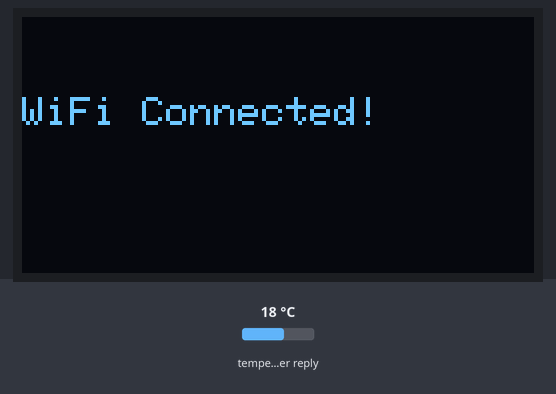
The sketch below on a simulated ESP32. Parts: 128×64 one-colour display. The inputs (shaded band) are chosen by the test bench; at power-on: temperature in the weather reply 18 °C. WiFi joins after 1.5 s; servers stay silent unless stated; the local clock reads 2024-03-15 10:24:30 at power-on unless the sketch sets it; web services answer with replies made up by the test bench; what the sketch prints to the serial monitor is not drawn.

Above: at 1.6 s.
At 2.9 s:
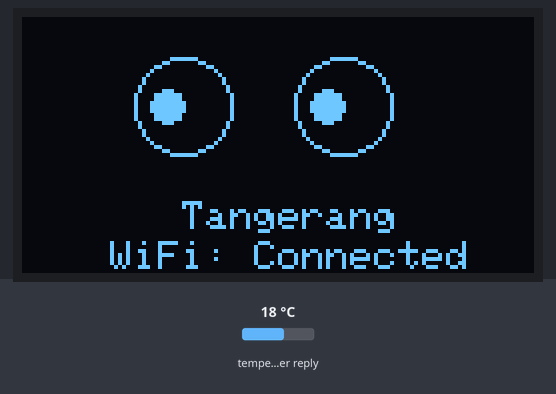
At 8.0 s:
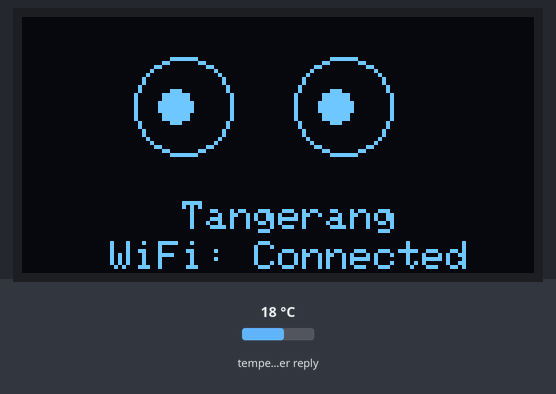
At 11.1 s:
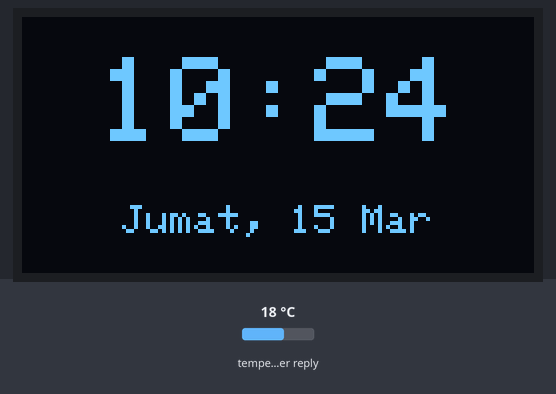
At 20.3 s:
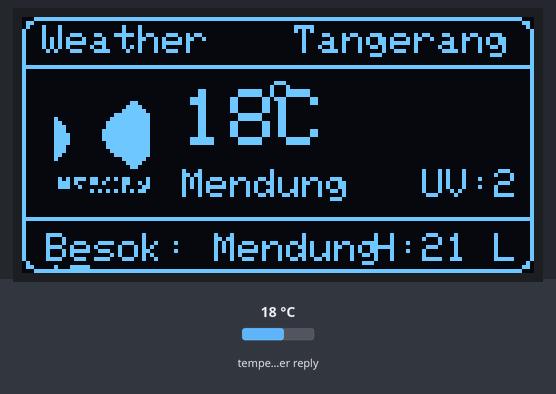
At 37.8 s:
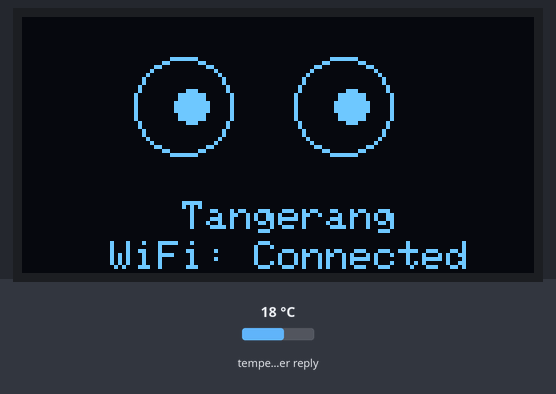

The sketch:

4.ino
```cpp
#include <Wire.h>
#include <Adafruit_GFX.h>
#include <Adafruit_SSD1306.h>
#include <WiFi.h>
#include <WiFiManager.h>
#include <HTTPClient.h>
#include <ArduinoJson.h>
#include "time.h"

// ==== OLED CONFIG ====
#define SCREEN_WIDTH 128
#define SCREEN_HEIGHT 64
#define OLED_SDA 8
#define OLED_SCL 9
Adafruit_SSD1306 display(SCREEN_WIDTH, SCREEN_HEIGHT, &Wire, -1);

// ==== API URL (Koordinat Tangerang) ====
const char* weatherURL = "https://api.open-meteo.com/v1/forecast?latitude=-6.1783&longitude=106.6319&hourly=temperature_2m,weathercode,uv_index&daily=weathercode,temperature_2m_max,temperature_2m_min&timezone=Asia%2FJakarta";

// ==== TASK TIMING ====
unsigned long lastWeatherFetch = 0;
unsigned long lastDisplayUpdate = 0;
unsigned long lastSlideChange = 0;
const unsigned long weatherInterval = 900000; // 15 menit
const unsigned long displayInterval = 1000;   // Update OLED
const unsigned long slideInterval = 10000;    // Ganti tampilan

// ==== DATA VARIABEL ====
String cuacaSekarang = "Loading...";
String cuacaBesok = "Loading...";
String suhu = "-";
String uv = "-";
float highTemp = 0;
float lowTemp = 0;

// ==== SLIDES ====
int currentSlide = 0;
int eyeFrame = 0;

// ==== TIME ====
struct tm timeinfo;
const char* HARI[]  = {"Minggu","Senin","Selasa","Rabu","Kamis","Jumat","Sabtu"};
const char* BULAN[] = {"Jan","Feb","Mar","Apr","Mei","Jun","Jul","Ags","Sep","Okt","Nov","Des"};

// ==== FUNGSI KONVERSI CUACA ====
String getWeatherDesc(int code) {
  switch (code) {
    case 0: return "Cerah";
    case 1: case 2: return "Berawan";
    case 3: return "Mendung";
    case 61: case 63: return "Hujan";
    case 95: return "Petir";
    default: return "Tidak Diketahui";
  }
}

// ==== ANIMASI MATA ====
void drawEyeAnimation() {
  display.clearDisplay();
  display.setTextColor(SSD1306_WHITE);

  int eyeY = 22;
  int eyeX1 = 40;
  int eyeX2 = 80;
  int radius = 12;
  int pupilOffset = (eyeFrame % 4) * 2 - 4;

  display.drawCircle(eyeX1, eyeY, radius, SSD1306_WHITE);
  display.fillCircle(eyeX1 + pupilOffset, eyeY, 4, SSD1306_WHITE);

  display.drawCircle(eyeX2, eyeY, radius, SSD1306_WHITE);
  display.fillCircle(eyeX2 + pupilOffset, eyeY, 4, SSD1306_WHITE);

  eyeFrame++;
  if (eyeFrame > 7) eyeFrame = 0;

  display.setTextSize(1);
  display.setCursor(40, 46);
  display.print("Tangerang");

  display.setCursor(22, 56);
  if (WiFi.status() == WL_CONNECTED) display.print("WiFi: Connected");
  else display.print("WiFi: Offline");

  display.display();
}

// ==== HALAMAN WAKTU ====
void drawTimeScreen() {
  display.clearDisplay();
  display.setTextColor(SSD1306_WHITE);

  if (!getLocalTime(&timeinfo)) return;

  char timeStr[6];
  strftime(timeStr, sizeof(timeStr), "%H:%M", &timeinfo);

  int16_t x1, y1; uint16_t w, h;
  display.setTextSize(3);
  display.getTextBounds(timeStr, 0, 0, &x1, &y1, &w, &h);
  display.setCursor((SCREEN_WIDTH - w) / 2, 10);
  display.print(timeStr);

  char dateStr[32];
  sprintf(dateStr, "%s, %d %s", HARI[timeinfo.tm_wday], timeinfo.tm_mday, BULAN[timeinfo.tm_mon]);
  display.setTextSize(1);
  display.getTextBounds(dateStr, 0, 0, &x1, &y1, &w, &h);
  display.setCursor((SCREEN_WIDTH - w) / 2, 47);
  display.print(dateStr);

  display.display();
}

// ==== ICON MATAHARI ====
static const unsigned char PROGMEM sun_icon[] = {
  0x00,0x00,0x00,0x00,0x00,0x18,0x00,0x00,0x3c,0x00,0x00,0x7e,0x00,0x01,0xff,0x80,
  0x03,0xff,0xc0,0x07,0xff,0xe0,0x07,0xff,0xe0,0x0f,0xff,0xf0,0x0f,0xff,0xf0,0x0f,
  0xff,0xf0,0x07,0xff,0xe0,0x07,0xff,0xe0,0x03,0xff,0xc0,0x01,0xff,0x80,0x00,0x7e,
  0x00,0x00,0x3c,0x00,0x00,0x18,0x00,0x00,0x00,0x00,0x00,0x00
};

// ==== HALAMAN CUACA ====
void drawWeatherScreen() {
  display.clearDisplay();
  display.setTextColor(SSD1306_WHITE);

  // === Bingkai Luar ===
  display.drawRoundRect(0, 0, SCREEN_WIDTH, SCREEN_HEIGHT, 4, SSD1306_WHITE);
  display.drawLine(0, 12, SCREEN_WIDTH, 12, SSD1306_WHITE);
  display.drawLine(0, 50, SCREEN_WIDTH, 50, SSD1306_WHITE);

  // === Header ===
  display.setTextSize(1);
  display.setCursor(5, 2);
  display.print("Weather");
  display.setCursor(SCREEN_WIDTH - 60, 2);
  display.print("Tangerang");

  // === Icon Cuaca ===
  display.drawBitmap(8, 20, sun_icon, 24, 24, SSD1306_WHITE);

  // === Suhu ===
  display.setTextSize(2);
  display.setCursor(40, 18);
  display.print(suhu);
  display.drawCircle(64, 18, 2, SSD1306_WHITE);
  display.print("C");

  // === Cuaca & UV ===
  display.setTextSize(1);
  display.setCursor(40, 38);
  display.print(cuacaSekarang);
  display.setCursor(100, 38);
  display.print("UV:");
  display.print(uv);

  // === Garis bawah & Forecast ===
  display.setCursor(6, 54);
  display.print("Besok:");
  display.print(" ");
  display.print(cuacaBesok);
  display.setCursor(88, 54);
  display.print("H:");
  display.print((int)highTemp);
  display.print(" L:");
  display.print((int)lowTemp);

  display.display();
}

// ==== FETCH DATA OPEN-METEO ====
void fetchData() {
  if (WiFi.status() != WL_CONNECTED) return;

  HTTPClient http;
  http.begin(weatherURL);
  int httpResponseCode = http.GET();

  if (httpResponseCode == 200) {
    String payload = http.getString();
    DynamicJsonDocument doc(8192);
    if (deserializeJson(doc, payload)) return;

    float temp = doc["hourly"]["temperature_2m"][0];
    int uvIndex = doc["hourly"]["uv_index"][0];
    int codeNow = doc["hourly"]["weathercode"][0];
    int codeTomorrow = doc["daily"]["weathercode"][1];

    cuacaSekarang = getWeatherDesc(codeNow);
    cuacaBesok = getWeatherDesc(codeTomorrow);
    suhu = String((int)round(temp));
    uv = String(uvIndex);
    highTemp = doc["daily"]["temperature_2m_max"][1];
    lowTemp = doc["daily"]["temperature_2m_min"][1];
  }
  http.end();
}

// ==== SETUP ====
void setup() {
  Serial.begin(115200);

  WiFiManager wm;
  Serial.println("Configuring WiFi...");
  if (!wm.autoConnect("MiniWeather-Setup")) {
    Serial.println("Gagal connect WiFi, reboot...");
    delay(2000);
    ESP.restart();
  }

  Wire.begin(OLED_SDA, OLED_SCL);
  if(!display.begin(SSD1306_SWITCHCAPVCC, 0x3C)) {
    Serial.println(F("OLED gagal diinisialisasi"));
    for(;;);
  }

  display.clearDisplay();
  display.setTextSize(1);
  display.setCursor(0, 20);
  display.println("WiFi Connected!");
  display.display();
  delay(1000);

  configTime(7 * 3600, 0, "pool.ntp.org");
  fetchData();
}

// ==== LOOP ====
void loop() {
  unsigned long now = millis();

  if (now - lastWeatherFetch >= weatherInterval) {
    lastWeatherFetch = now;
    fetchData();
  }

  if (now - lastSlideChange >= slideInterval) {
    lastSlideChange = now;
    currentSlide = (currentSlide + 1) % 3;
  }

  if (now - lastDisplayUpdate >= displayInterval) {
    lastDisplayUpdate = now;
    switch (currentSlide) {
      case 0: drawEyeAnimation(); break;
      case 1: drawTimeScreen(); break;
      case 2: drawWeatherScreen(); break;
    }
  }

  delay(100);
}
```

Measured:
- what the display in image 0 shows lasts 1.2 s, from 1.6 s to 2.8 s
- what the display in image 1 shows lasts 1.0 s, from 2.8 s to 3.8 s
- what the display in image 3 shows lasts 9.3 s, from 11.0 s to 20.3 s
- what the display in image 4 shows lasts 10.2 s, from 20.3 s to 30.5 s
